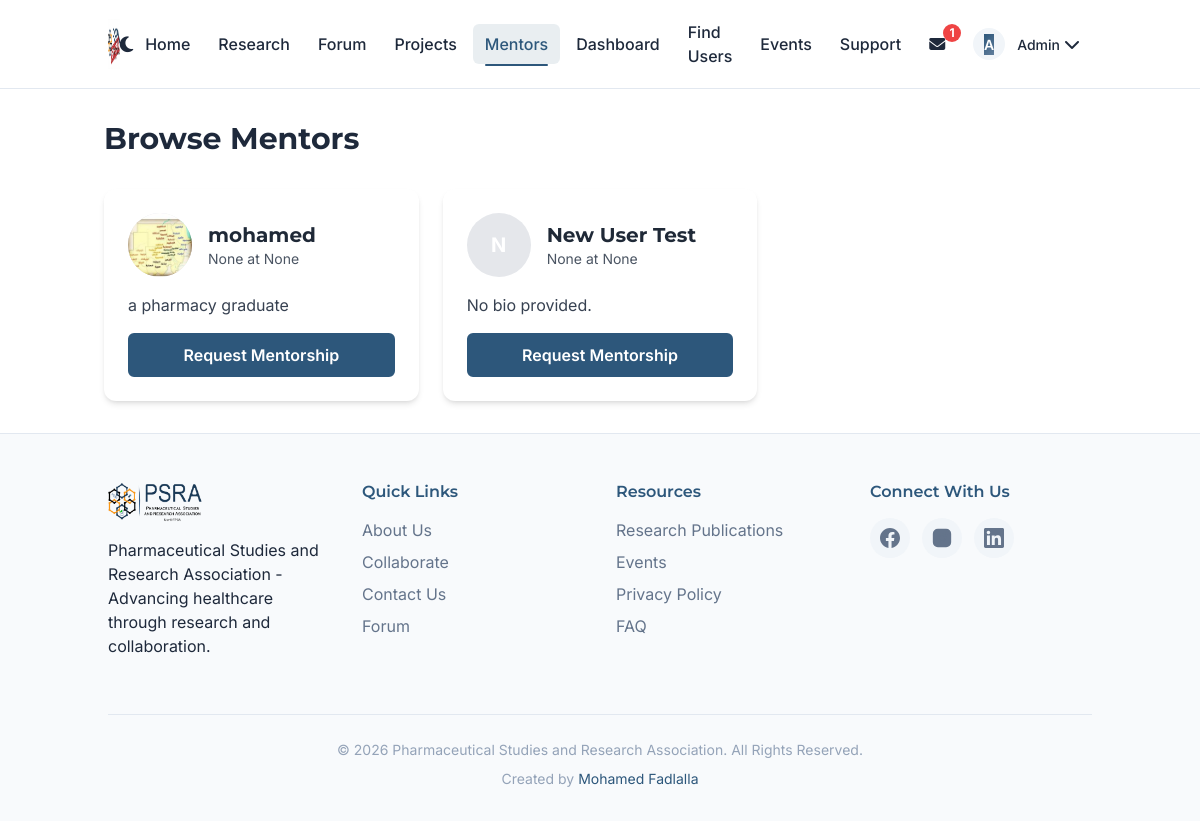
Page /hub/mentors (signed in) on the committed database.
### models.py (models this page shows, shortened)
class Profile(db.Model):
    __tablename__ = 'profiles'
    id = db.Column(db.Integer, primary_key=True)
    user_id = db.Column(db.Integer, db.ForeignKey('user.id', ondelete='CASCADE'), unique=True, nullable=False)
    full_name = db.Column(db.String(200), nullable=False)
    bio = db.Column(db.Text, nullable=True)
    profile_picture_url = db.Column(db.Text, nullable=True)
    department_id = db.Column(db.Integer, db.ForeignKey('departments.id'), nullable=True)
    university_id = db.Column(db.Integer, db.ForeignKey('universities.id'), nullable=True)
    headline = db.Column(db.String(200), nullable=True)
    location = db.Column(db.String(100), nullable=True)
    linkedin_url = db.Column(db.String(200), nullable=True)
    website_url = db.Column(db.String(200), nullable=True)
    languages = db.Column(db.Text, nullable=True)
    certifications = db.Column(db.Text, nullable=True)
    projects = db.Column(db.Text, nullable=True)
    publications = db.Column(db.Text, nullable=True)
    professional_summary = db.Column(db.Text, nullable=True)
    education = db.Column(db.Text, nullable=True)
    experience = db.Column(db.Text, nullable=True)
    created_at = db.Column(db.DateTime, default=datetime.utcnow)
    user = db.relationship('User', back_populates='profile')
    department = db.relationship('Department', back_populates='profiles')
    university = db.relationship('University', back_populates='profiles')

class User(UserMixin, db.Model):
    id = db.Column(db.Integer, primary_key=True)
    email = db.Column(db.String(120), unique=True, nullable=False)
    password_hash = db.Column(db.String(255), nullable=True)
    google_id = db.Column(db.String(100), unique=True, nullable=True)
    phone_number = db.Column(db.String(20), nullable=True)
    whatsapp_number = db.Column(db.String(20), nullable=True)
    is_admin = db.Column(db.Boolean, default=False)
    email_notifications_enabled = db.Column(db.Boolean, default=True)
    event_reminders_enabled = db.Column(db.Boolean, default=True)
    new_research_alerts_enabled = db.Column(db.Boolean, default=True)
    created_at = db.Column(db.DateTime, default=datetime.utcnow)
    role = db.Column(db.Enum(UserRole), nullable=False, default=UserRole.STUDENT)
    user_skills = db.relationship('UserSkill', back_populates='user', cascade='all, delete-orphan')
    profile = db.relationship('Profile', back_populates='user', uselist=False, cascade='all, delete-orphan')
    student_profile = db.relationship('StudentProfile', back_populates='user', uselist=False, cascade='all, delete-orphan')
    alumni_profile = db.relationship('AlumniProfile', back_populates='user', uselist=False, cascade='all, delete-orphan')
    researcher_profile = db.relationship('ResearcherProfile', back_populates='user', uselist=False, cascade='all, delete-orphan')
    posts = db.relationship('Post', backref='author', lazy=True, cascade='all, delete-orphan')
    comments = db.relationship('Comment', backref='author', lazy=True, cascade='all, delete-orphan')
    likes = db.relationship('Like', backref='user', lazy=True, cascade='all, delete-orphan')
    events = db.relationship('Event', backref='creator', lazy=True, cascade='all, delete-orphan')
    @property
    def name(self):
        return self.profile.full_name if self.profile else "Unknown User"
    @property
    def status(self):
        return self.role.value if self.role else 'student'
    @property
    def headline(self):
        return self.profile.headline if self.profile else None
    @property
    def location(self):
        return self.profile.location if self.profile else None
    @property
    def about(self):
        return self.profile.bio if self.profile else None
    @property
    def profile_picture_url(self):
        return self.profile.profile_picture_url if self.profile else None
    @property
    def linkedin_url(self):
        return self.profile.linkedin_url if self.profile else None
    @property
    def website_url(self):
        return self.profile.website_url if self.profile else None
    @property
    def languages(self):
        return self.profile.languages if self.profile else None
    @property
    def certifications(self):
        return self.profile.certifications if self.profile else None
    @property
    def projects(self):
        return self.profile.projects if self.profile else None
    @property
    def publications(self):
        return self.profile.publications if self.profile else None
    @property
    def professional_summary(self):
        return self.profile.professional_summary if self.profile else None
    @property
    def education(self):
        return self.profile.education if self.profile else '[]'
    @property
    def experience(self):
        return self.profile.experience if self.profile else '[]'
    @property
    def skills(self):
        if not self.user_skills:
            return ""
        return ",".join([us.skill.name for us in self.user_skills if us.skill])

class AlumniProfile(db.Model):
    __tablename__ = 'alumni_profiles'
    user_id = db.Column(db.Integer, db.ForeignKey('user.id', ondelete='CASCADE'), primary_key=True)
    graduation_year = db.Column(db.Integer, nullable=True)
    job_title = db.Column(db.String(200), nullable=True)
    company = db.Column(db.String(200), nullable=True)
    industry = db.Column(db.String(200), nullable=True)
    open_to_mentor = db.Column(db.Boolean, default=True)
    user = db.relationship('User', back_populates='alumni_profile')

### hub/routes.py (the view)
@hub_bp.route('/mentors')
@login_required
def browse_mentors():
    query = User.query.join(AlumniProfile).filter(
        User.role == UserRole.ALUMNI,
        AlumniProfile.open_to_mentor == True,
        User.id != current_user.id
    )
    mentors = query.all()
    return render_template('hub/mentors.html', mentors=mentors)

### app.py (called while the page is built)
@login_manager.user_loader
def load_user(user_id):
    return User.query.get(int(user_id))

@app.context_processor
def inject_unread_messages():
    if current_user.is_authenticated:
        unread_count = Message.query.filter_by(receiver_id=current_user.id, is_read=False).count()
        return {'unread_message_count': unread_count}
    return {'unread_message_count': 0}

@app.context_processor
def inject_now():
    from datetime import datetime
    return {'now': datetime.utcnow()}

### templates/hub/mentors.html (shortened to what this page needs)
{% extends "base.html" %}
{% block content %}
<div class="container mx-auto px-4 py-8">
    <div class="flex justify-between items-center mb-8">
        <h1 class="text-3xl font-bold text-primary-blue">Browse Mentors</h1>
    </div>
    <div class="grid grid-cols-1 md:grid-cols-2 lg:grid-cols-3 gap-6">
        {% for mentor in mentors %}
        <div class="bg-white rounded-xl shadow-md overflow-hidden hover:shadow-lg transition-shadow duration-300">
            <div class="p-6">
                <div class="flex items-center gap-4 mb-4">
                    <div class="w-16 h-16 rounded-full overflow-hidden bg-gray-200 flex-shrink-0">
                        {% if mentor.profile_picture_url %}
                        <img src="{{ mentor.profile_picture_url }}" alt="{{ mentor.name }}" class="w-full h-full object-cover">
                        {% else %}
                        <span class="flex items-center justify-center w-full h-full bg-primary-blue text-white text-xl font-bold">{{ mentor.name[0].upper() }}</span>
                        {% endif %}
                    </div>
                    <div>
                        <h3 class="text-xl font-bold text-gray-800">{{ mentor.name }}</h3>
                        <p class="text-sm text-gray-600">{{ mentor.alumni_profile.job_title }} at {{ mentor.alumni_profile.company }}</p>
                    </div>
                </div>
                <p class="text-gray-700 mb-4 line-clamp-3">{{ mentor.about or 'No bio provided.' }}</p>
                <a href="{{ url_for('hub.request_mentorship', alumni_id=mentor.id) }}" class="btn btn-secondary" style="display: block; width: 100%; text-align: center; color: #ffffff; background-color: #2D577B;">
                    Request Mentorship
                </a>
            </div>
        </div>
        {% endfor %}
    </div>
</div>
{% endblock %}

### templates/base.html (shortened to what this page needs)
<!DOCTYPE html>
<html lang="en">
<head>
    <script src="https://cdn.tailwindcss.com" defer></script>
    <link rel="stylesheet" href="{{ url_for('static', filename='css/style.css') }}">
    <link rel="stylesheet" href="https://cdnjs.cloudflare.com/ajax/libs/font-awesome/6.4.0/css/all.min.css" />
</head>
<body>
    <header class="header" id="header">
        <div class="container">
            <div class="logo">
                <a href="{{ url_for('home') }}" aria-label="PSRA Home">
                    <img src="{{ url_for('static', filename='images/logo.jpg') }}" alt="PSRA Logo">
                </a>
            </div>
            <button class="theme-toggle" id="theme-toggle" aria-label="Toggle dark mode" title="Toggle dark mode">
                <i class="fas fa-moon" id="theme-icon"></i>
            </button>
            <nav class="nav-main" id="main-nav" role="navigation" aria-label="Main navigation">
                <ul class="nav-list">
                    <li class="hidden md:block"><a href="{{ url_for('home') }}" class="nav-link {% if request.endpoint == 'home' %}active{% endif %}">Home</a></li>
                    <li><a href="{{ url_for('research') }}" class="nav-link {% if request.endpoint == 'research' %}active{% endif %}">Research</a></li>
                    <li class="hidden md:block"><a href="{{ url_for('forum.forum_main') }}" class="nav-link ">Forum</a></li>
                    <li><a href="{{ url_for('hub.browse_projects') }}" class="nav-link {% if 'projects' in request.endpoint %}active{% endif %}">Projects</a></li>
                    <li><a href="{{ url_for('hub.browse_mentors') }}" class="nav-link {% if 'mentors' in request.endpoint %}active{% endif %}">Mentors</a></li>
                    {% if current_user.is_authenticated %}
                    <li><a href="{{ url_for('dashboard') }}" class="nav-link {% if request.endpoint == 'dashboard' %}active{% endif %}">Dashboard</a></li>
                    <li><a href="{{ url_for('forum.users') }}" class="nav-link {% if request.endpoint == 'forum.users' %}active{% endif %}">Find Users</a></li>
                    {% endif %}
                    <li><a href="{{ url_for('events') }}" class="nav-link {% if request.endpoint == 'events' %}active{% endif %}">Events</a></li>
                    <li><a href="{{ url_for('support') }}" class="nav-link {% if request.endpoint == 'support' %}active{% endif %}">Support</a></li>
                    {% if current_user.is_authenticated %}
                    <li class="nav-item-relative hidden md:block">
                        <a href="{{ url_for('forum.messages') }}" class="nav-link {% if 'messages' in request.endpoint %}active{% endif %}" aria-label="Messages{% if unread_message_count > 0 %}, {{ unread_message_count }} unread{% endif %}">
                            <i class="fas fa-envelope"></i>
                            {% if unread_message_count > 0 %}
                            <span class="notification-badge" aria-hidden="true">{{ unread_message_count }}</span>
                            {% endif %}
                        </a>
                    </li>
                    <li class="nav-dropdown">
                        <button class="nav-link user-dropdown-toggle" aria-expanded="false" aria-haspopup="true">
                            <div class="avatar avatar-sm">
                                {% if current_user.profile_picture_url %}
                                <img src="{{ current_user.profile_picture_url }}" alt="{{ current_user.name }}'s profile picture">
                                {% else %}
                                <span class="avatar-placeholder">{{ current_user.name[0].upper() }}</span>
                                {% endif %}
                            </div>
                            <span class="user-name">{{ current_user.name.split()[0] }}</span>
                            <i class="fas fa-chevron-down"></i>
                        </button>
                    </li>
                    {% endif %}
                </ul>
            </nav>
        </div>
    </header>
    <main id="main-content">
        {% block content %}{% endblock %}
    </main>
    <footer class="footer">
        <div class="container">
            <div class="footer-grid">
                <div class="footer-column">
                    <img src="{{ url_for('static', filename='images/logo.png') }}" alt="PSRA Logo" class="footer-logo">
                    <p>Pharmaceutical Studies and Research Association - Advancing healthcare through research and collaboration.</p>
                </div>
                <div class="footer-column">
                    <h4 class="footer-title">Quick Links</h4>
                    <ul class="footer-links">
                        <li><a href="{{ url_for('about') }}">About Us</a></li>
                        <li><a href="{{ url_for('collaborate') }}">Collaborate</a></li>
                        <li><a href="{{ url_for('contact') }}">Contact Us</a></li>
                        <li><a href="{{ url_for('forum.forum_main') }}">Forum</a></li>
                    </ul>
                </div>
                <div class="footer-column">
                    <h4 class="footer-title">Resources</h4>
                    <ul class="footer-links">
                        <li><a href="{{ url_for('research') }}">Research Publications</a></li>
                        <li><a href="{{ url_for('events') }}">Events</a></li>
                        <li><a href="{{ url_for('privacy') }}">Privacy Policy</a></li>
                        <li><a href="{{ url_for('faq') }}">FAQ</a></li>
                    </ul>
                </div>
                <div class="footer-column">
                    <h4 class="footer-title">Connect With Us</h4>
                    <div class="social-icons">
                        <a href="https://www.facebook.com/fpsauofk" target="_blank" rel="noopener noreferrer" class="social-icon facebook" aria-label="Facebook">
                        </a>
                        <a href="https://www.instagram.com/fpsauofk" target="_blank" rel="noopener noreferrer" class="social-icon instagram" aria-label="Instagram">
                        </a>
                        <a href="https://linkedin.com/in/faculty-of-pharmacy-students-association-uofk-96337621a" target="_blank" rel="noopener noreferrer" class="social-icon linkedin" aria-label="LinkedIn">
                        </a>
                    </div>
                </div>
            </div>
            <div class="footer-bottom">
                <p>&copy; {{ now.year if now else 2026 }} Pharmaceutical Studies and Research Association. All Rights Reserved.</p>
                <p>Created by <a href="https://mohamedfadlalla.github.io" target="_blank" rel="noopener noreferrer">Mohamed Fadlalla</a></p>
            </div>
        </div>
    </footer>
</body>
</html>

### rows in the picture
Profile: full_name "A", name "Admin"
User: profile_picture_url (picture), name "mohamed", alumni_profile.job_title "None", alumni_profile.company "None", bio "a pharmacy graduate"
User: full_name "N", name "New User Test", alumni_profile.job_title "None", alumni_profile.company "None", bio "No bio provided."

### other values in the picture
{{ unread_message_count }} "1"
